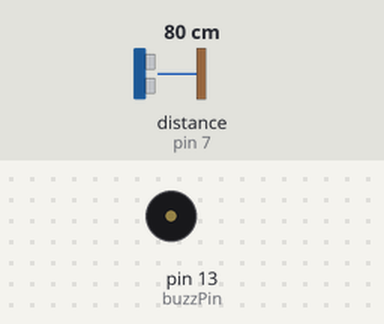
The sketch below on a simulated Arduino Uno, built with avr-gcc and run on an emulated ATmega328P. On the bench: buzzer (waves = sounding, pin HIGH). Wiring (inferred from the names in the program): ultrasonic range finder: trigger pin 6; echo pin 7. Inputs (shaded band) come from the test bench; at power-on: distance to the obstacle (sensor on pin 7) 80 cm. The echo pulse lasts 58.3 µs per cm; pins used as bus, display or sensor lines are not drawn; what the sketch prints to the serial monitor is not drawn.

Above: at 1.2 s.
1.3 s: distance to the obstacle (sensor on pin 7) set to 24 cm
2.8 s: distance to the obstacle (sensor on pin 7) set to 19 cm
At 3.5 s:
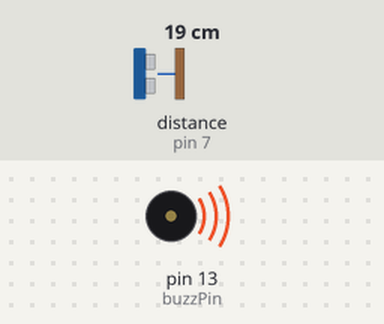
4.3 s: distance to the obstacle (sensor on pin 7) set to 35 cm
At 7.23 s:
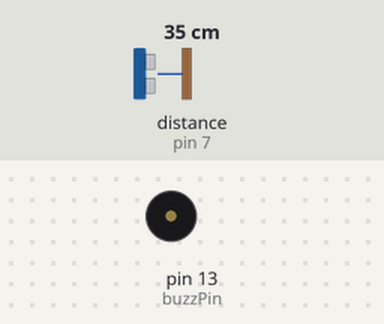
7.3 s: distance to the obstacle (sensor on pin 7) set to 2 cm
At 8.7 s:
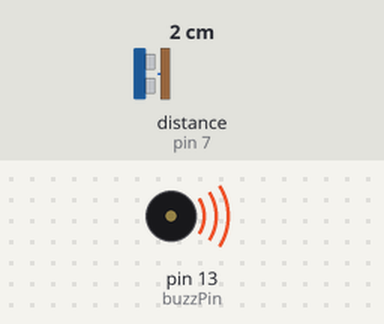
Timing chart, 0 to 9.8 s (numbered marks = the images above; inputs shaded):
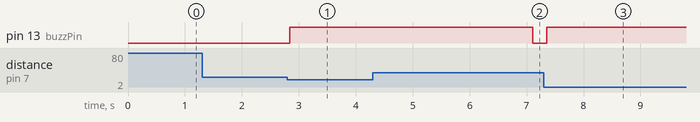

The sketch:

Sms_Code.ino
```cpp
//Prateek
//https://justdoelectronics.com
//https://www.youtube.com/@JustDoElectronics/videos

int const trigPin = 6;
int const echoPin = 7;
int const buzzPin = 13;

void setup() {
  Serial.begin(9600);
  pinMode(trigPin, OUTPUT);
  pinMode(echoPin, INPUT);
  pinMode(buzzPin, OUTPUT);
}

void loop() {

  int duration, distance;
  digitalWrite(trigPin, HIGH);
  delay(1);
  digitalWrite(trigPin, LOW);
  duration = pulseIn(echoPin, HIGH);
  distance = duration * 0.034 / 2;
  Serial.println(distance);
  if (distance <= 20 && distance >= 0) {
    // Buzz
    digitalWrite(buzzPin, HIGH);
    delay(1000);
    SendSMS();
  } else {

    digitalWrite(buzzPin, LOW);
  }
  delay(60);
}
void SendSMS() {
  Serial.println("AT+CMGF=1");
  delay(1000);
  Serial.println("AT+CMGS=\"+918830584864\"\r");
  delay(1000);
  Serial.println("Sensor Detect Movement Plz Check");
  delay(200);
  Serial.println((char)26);
  delay(1000);
}
```

Measured:
- the behaviour switches between 22 and 21 cm on distance to the obstacle (sensor on pin 7) (found by bisection; images 0 and 1)
- after the input at 1.3 s, every drawn part: stays the same
- after the input at 2.8 s, pin 13 (buzzPin): LOW → HIGH at once
- after the input at 4.3 s, pin 13 (buzzPin): HIGH → LOW after 2.8 s
- after the input at 7.3 s, pin 13 (buzzPin): LOW → HIGH after 0.06 s
